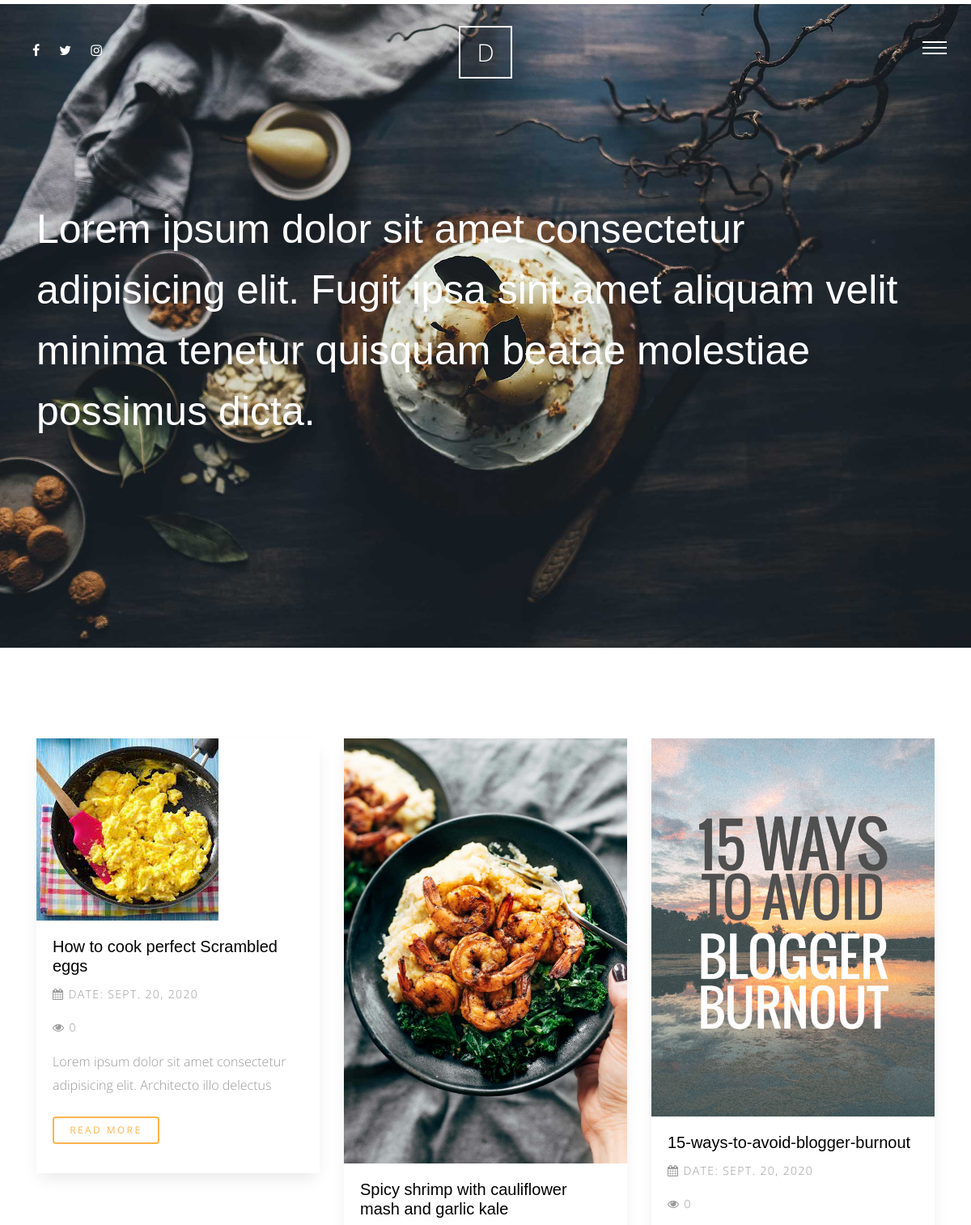
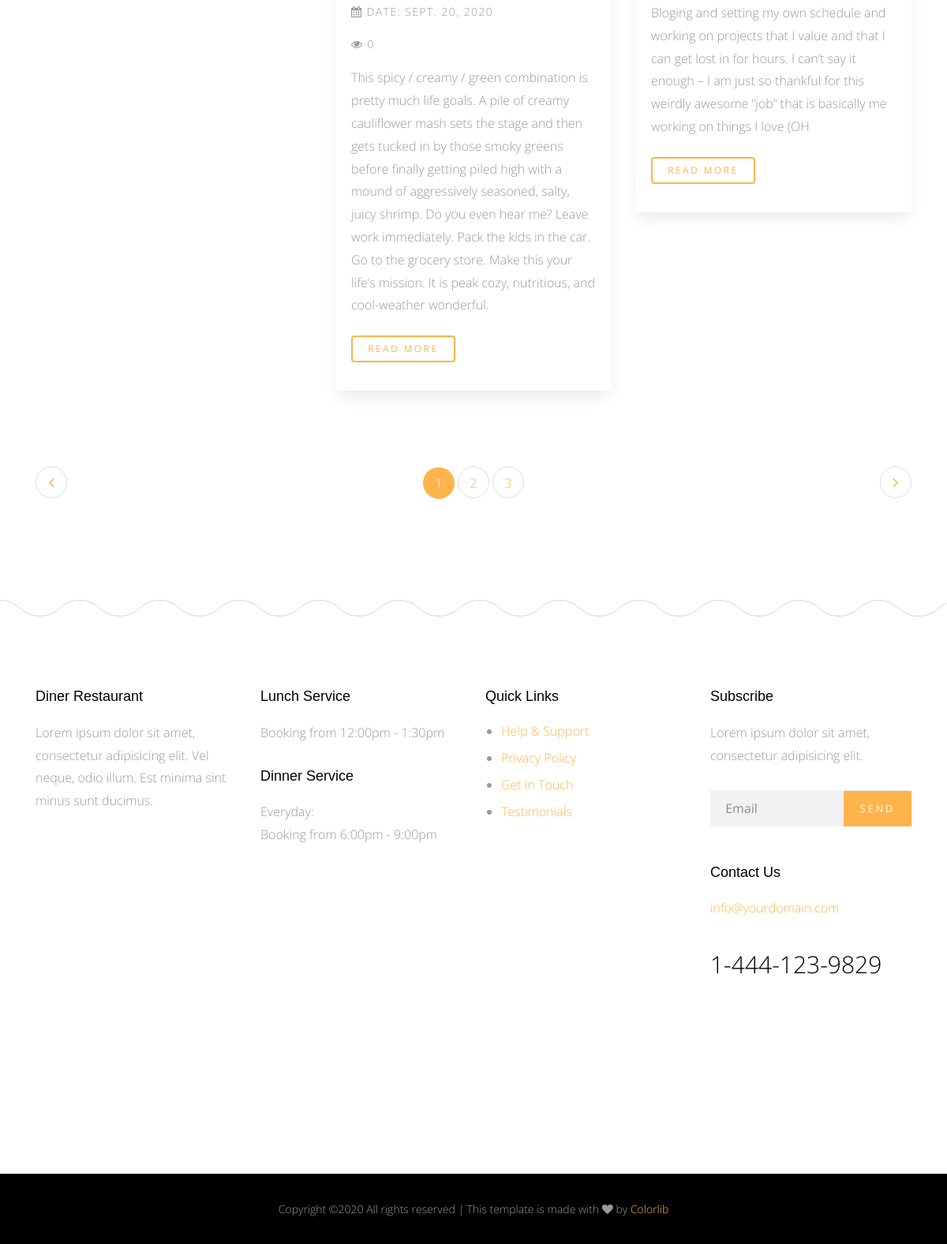
Screenshot of /blog/ with the database file from the repository (2 pictures, top to bottom).
### blog/models.py (models this page shows, shortened)
class Post(models.Model):
	title=models.CharField(default='', max_length=300)
	content=models.TextField(default='')
	author=models.ForeignKey(User, default='', on_delete=models.CASCADE)
	image=models.ImageField(upload_to='media/meals/')
	created=models.DateField(default=timezone.now)
	category=models.ForeignKey("Category", on_delete=models.SET_NULL, null=True)
	views=models.IntegerField(default=0)
	tags=TaggableManager(blank=True)

### blog/views.py (the view)
# urls.py: path('',  views.post_list, name='post_list'),
def post_list(request):
	posts=Post.objects.all()
	category=Category.objects.all()
	context={'posts':posts, 'category':category}
	return render(request, 'Blog/post_list.html', context)

### blog/templates/Blog/post_list.html
{% extends 'base.html' %}
{% load static %}
{% block content %}
      <div class="main-wrap">
        <div class="cover_1">
          <div class="img_bg" style="background-image: url({% static 'img/slider-1.jpg' %});" data-stellar-background-ratio="0.5">
            <div class="container">
              <div class="row align-items-center">
                <div class="col-md-12" data-aos="fade-up">
                  <h2 class="heading">Lorem ipsum dolor sit amet consectetur adipisicing elit. Fugit ipsa sint amet aliquam velit minima tenetur quisquam beatae molestiae possimus dicta.</h2>
                </div>
              </div>
            </div>
          </div>
        </div>
         <div class="section">
          <div class="container">
            <div class="row mb-5">
              {%for post in posts %}
              <div class="col-md-4">
                <div class="media d-block media-bg-white mb-5" data-aos="fade-up"  data-aos-delay="400">
                  <figure>
                    <a href="{% url 'blog:post_detail' post.id %}" ><img src="{{post.image.url}}" alt="Image placeholder" class="img-fluid"></a>
                  </figure>
                  <div class="media-body">
                    <h3><a href="{% url 'blog:post_detail' post.id %}">{{post.title}}</a></h3>
                    <p class="post-meta"><span><span class="fa fa-calendar"></span> Date: {{post.created}}</span></p>
                    <p class="post-meta"><span><span class="fa fa-eye"></span> {{post.views}}</span></p>
                    <p class="mb-4">{{post.content}}</p>
                    <p><a href="#" class="btn btn-primary btn-outline-primary btn-sm">Read More</a></p>
                  </div>
                </div>
              </div>
              {% endfor %}
            </div>
            <div class="row">
              <div class="col-md-12">
                <ul class="pagination custom-pagination">
                  <li class="page-item prev"><a class="page-link" href="#"><i class="fa fa-angle-left"></i></a></li>
                  <li class="page-item active"><a class="page-linkx href="#">1</a></li>
                  <li class="page-item"><a class="page-link" href="#">2</a></li>
                  <li class="page-item"><a class="page-link" href="#">3</a></li>
                  <li class="page-item next"><a class="page-link" href="#"><i class="fa fa-angle-right"></i></a></li>
                </ul>
              </div>
            </div>
          </div>
        </div>
      </div>
     {% endblock %}

### static/css/style.css (style rules this page uses)
html { overflow-x: hidden; }
body { background: #fff; font-family: "Open Sans", cursive; font-size: 16px; line-height: 1.8; font-weight: 300; color: #999999; }
a { -webkit-transition: .3s all ease; -o-transition: .3s all ease; transition: .3s all ease; text-decoration: none; }
h1, h2, h3, h4, h5 { color: #000; font-family: "Playfair Display", Arial, sans-serif; }
h1 a, h2 a, h3 a, h4 a, h5 a { color: #000; }
.btn, .form-control { outline: none; }
.btn { font-size: 13px; text-transform: uppercase; letter-spacing: .2em; }
.btn.btn-primary { color: #fff; border-width: 2px; }
.btn.btn-sm { font-size: 12px; }
.btn.btn-outline-primary { border-width: 2px; color: #fdb44b; }
.media h3 { font-size: 20px; margin-bottom: 10px; }
.media .post-meta { font-size: 14px; letter-spacing: .1em; text-transform: uppercase; }
.media.media-bg-white { -webkit-box-shadow: 0 10px 20px -5px rgba(0, 0, 0, 0.1); box-shadow: 0 10px 20px -5px rgba(0, 0, 0, 0.1); }
.media.media-bg-white figure { margin-bottom: 0; }
.media.media-bg-white .media-body { padding: 20px; background: #fff; }
.section { padding: 7em 0; }
.custom-pagination { width: 100%; text-align: center; display: inline-block; }
.custom-pagination li { display: inline-block; }
.custom-pagination .prev a, .custom-pagination .next a { font-size: 20px !important; line-height: 38px !important; }
.custom-pagination li a, .custom-pagination .prev a, .custom-pagination .next a { width: 40px; height: 40px; line-height: 40px; padding: 0; margin: 0; border-radius: 50% !important; font-size: 16px; }
.custom-pagination li.active a, .custom-pagination .prev.active a, .custom-pagination .next.active a { display: block; width: 40px; height: 40px; line-height: 40px; padding: 0; margin: 0; border-radius: 50% !important; font-size: 16px; background: #fdb44b; color: #fff; }
.custom-pagination .prev { float: left; }
.custom-pagination .next { float: right; }
.cover_1 { position: relative; }
.cover_1 .img_bg { background-repeat: no-repeat; background-size: cover !important; background-position: center center; }
.cover_1 .img_bg, .cover_1 .img_bg > .container > .row { min-height: 700px; height: 100vh; }
.cover_1 .heading { color: white; font-weight: 300; font-size: 30px; line-height: 1.5; }
@media (min-width: 768px) { .cover_1 .heading { font-size: 50px; line-height: 1.5; } }

### rows the page displays
Post: image (picture), title "How to cook perfect Scrambled eggs", created "SEPT. 20, 2020", views "0", content "Lorem ipsum dolor sit amet consectetur adipisicing elit. Architecto illo delectus"
Post: image (picture), title "Spicy shrimp with cauliflower mash and garlic kale", created "SEPT. 20, 2020", views "0", content "This spicy / creamy / green combination is pretty much life goals. A pile of creamy cauliflower mash sets the stage and then gets tucked in by those smoky greens before finally getting piled high with a mound of aggressively seasoned, salty, juicy shrimp. Do you even hear me? Leave work immediately. Pack the kids in the car. Go to the grocery store. Make this your life’s mission. It is peak cozy, nutritious, and cool-weather wonderful."
Post: image (picture), title "15-ways-to-avoid-blogger-burnout", created "SEPT. 20, 2020", views "0", content "Bloging and setting my own schedule and working on projects that I value and that I can get lost in for hours. I can’t say it enough – I am just so thankful for this weirdly awesome “job” that is basically me working on things I love (OH"
